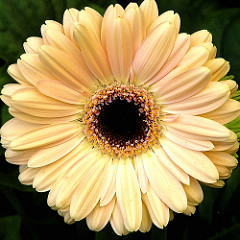
#> input picture ComputerVision-OpenCV/images/daisy.jpg, 240 x 240 px
$ python 15.gradients.py
#> lines starting #> are read from the running program, lines starting #| are printed output that depends on the picture; after the words box and inside, x2 and y2 are one past the last pixel; in counts of white or black regions, pixels touching at a corner belong together
from cv2 import cv2 as cv
import numpy as np

img = cv.imread('images/daisy.jpg')
#> img is the input picture: shape (240, 240, 3); mean B, G, R 90.7, 143.2, 166.7
cv.imshow('Original', img)

# Convert to Gray Scale
gray = cv.cvtColor(img, cv.COLOR_BGR2GRAY)
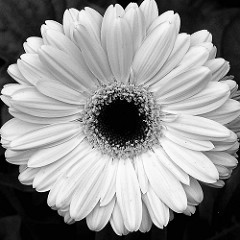
#> gray: shape (240, 240); min 0, max 255, mean 144.2

# LAPLACIAN Gradients method
lap = cv.Laplacian(gray, ddepth=cv.CV_64F)
# Laplacian method gets +ve and -ve slopes
# But images cannot have -ve pixel, hence we take absolute values
# and convert it into uint8 i.e. image type
lap = np.uint8(np.absolute(lap))
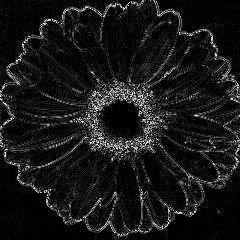
#> lap: shape (240, 240); min 0, max 255, mean 24.9
cv.imshow('Laplacian', lap)

# Sobel Gradients method
# Sobel method can be calculated along x axis or y axis
sobelx = cv.Sobel(gray, ddepth=cv.CV_64F, dx=1, dy=0)
sobely = cv.Sobel(gray, ddepth=cv.CV_64F, dx=0, dy=1)
cv.imshow('Sobel X', sobelx)
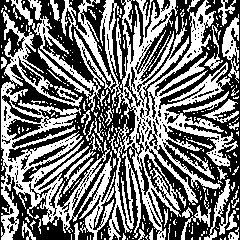
#> window 'Sobel X': shape (240, 240); 46.5% white; 303 white regions (256 under 20 px), largest, box (x1, y1, x2, y2) and area: (11, 0, 238, 240) 13352, (1, 82, 115, 240) 6375, (1, 8, 83, 107) 1320
cv.imshow('Sobel Y', sobely)
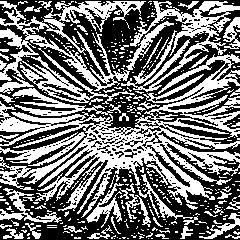
#> window 'Sobel Y': shape (240, 240); 45.5% white; 391 white regions (335 under 20 px), largest, box (x1, y1, x2, y2) and area: (0, 54, 240, 218) 11255, (0, 1, 146, 104) 4744, (121, 1, 240, 92) 2582
combined_sobel = cv.bitwise_not(sobelx, sobely)
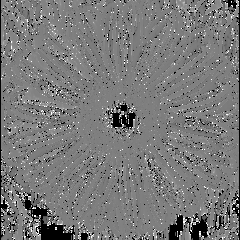
#> combined_sobel: shape (240, 240) float64; 4.9% of the values are NaN or infinite; the others: min -4, max 4, mean 0.00382; drawn with min black, max white, NaN and infinite black
cv.imshow('Sobel Combined', combined_sobel)
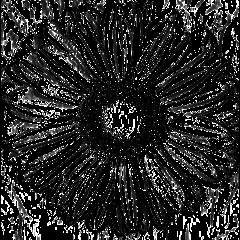
#> window 'Sobel Combined': shape (240, 240); min 0, max 255, mean 39.6

# Canny Edge Detection
canny = cv.Canny(gray, 125, 175)
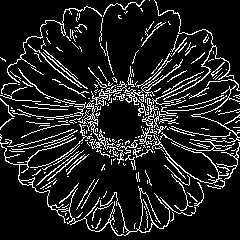
#> canny: shape (240, 240); 12.9% white in thin lines or dots
cv.imshow('Canny', canny)

cv.waitKey(0)

$ run again, with ComputerVision-OpenCV/images/people.jpg copied over ComputerVision-OpenCV/images/daisy.jpg
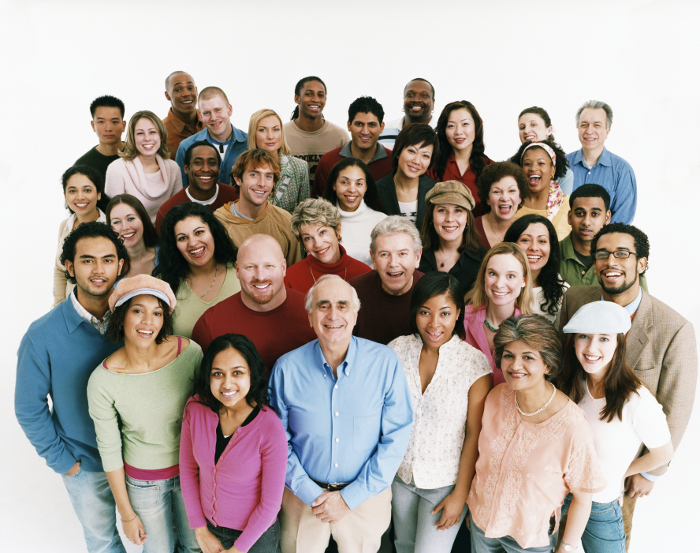
#> input picture ComputerVision-OpenCV/images/people.jpg, 700 x 553 px
#> img is the input picture: shape (553, 700, 3); mean B, G, R 161.2, 167.2, 177.2
#> `cv.imshow('Sobel X', sobelx)`:
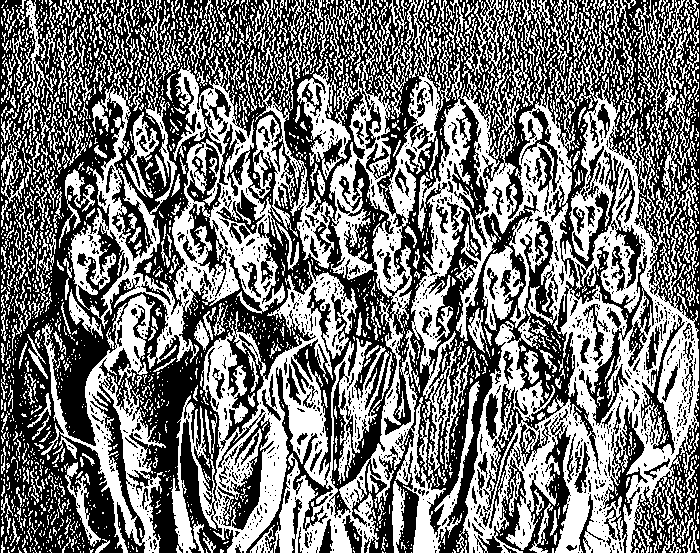
#> window 'Sobel X': shape (553, 700); 46.7% white; 2934 white regions (2320 under 20 px), largest, box (x1, y1, x2, y2) and area: (411, 36, 699, 553) 52736, (171, 28, 480, 553) 44411, (68, 56, 285, 369) 18301
#> `canny = cv.Canny(gray, 125, 175)`:
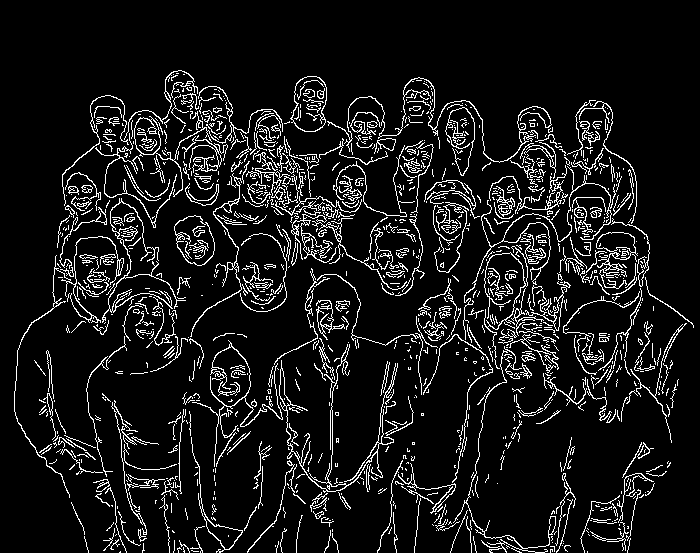
#> canny: shape (553, 700); 9.2% white in thin lines or dots, all inside (x1, y1, x2, y2) = (14, 70, 694, 553)
